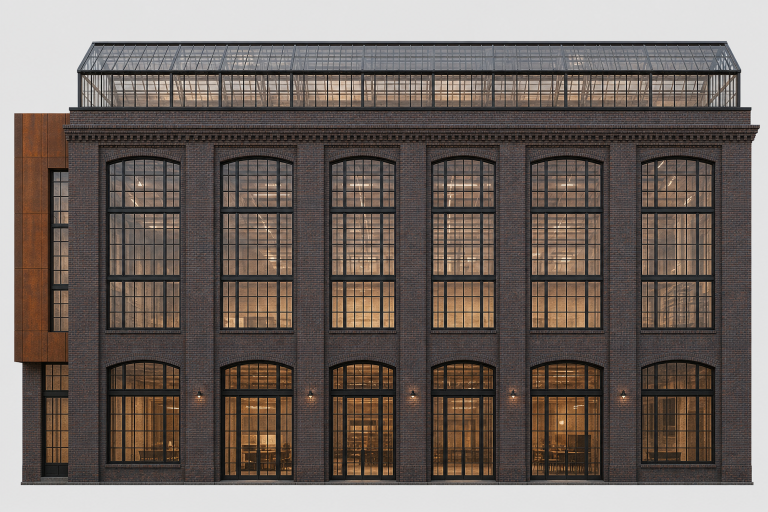
#> input picture tools/archetype_compiler/facade_sources_openai_catalog/industrial-brick-powerstation-v1.png, 1536 x 1024 px, given in place of sticker-front.png, which was not available (shown at 1/2 size)
$ python prepare_belle_epoque_sticker_atlases_v92.py
#> lines starting #> are read from the running program, lines starting #| are printed output that depends on the picture; pictures that were not available may be replaced by others from this repository, and a replacement may not be noted
"""Prepare seam-matched elevation stickers and polar dome atlases for V92."""
from __future__ import annotations

import argparse
import math
from pathlib import Path

from PIL import Image


REPO = Path(__file__).resolve().parents[2]
SOURCE = REPO / "docs/reviews/catalogue-rollout-v91/three-all-surface-sticker-pilot/belle-epoque-grand-magasin"
DEFAULT_OUTPUT = Path(__file__).resolve().parent / "sticker_assets/belle_epoque_v92"


def _edge_strip(image: Image.Image, side: str, width: int) -> Image.Image:
    if side == "left":
        return image.crop((0, 0, width, image.height))
    return image.crop((image.width - width, 0, image.width, image.height))


def _paste_edge(image: Image.Image, strip: Image.Image, side: str, width: int) -> None:
    strip = strip.resize((width, image.height), Image.Resampling.LANCZOS)
    # Full correction at the seam, tapering to zero at the inner edge.
    alpha = Image.new("L", (width, image.height))
    pixels = alpha.load()
    for x in range(width):
        distance = x if side == "left" else width - 1 - x
        value = round(255 * max(0.0, 1.0 - distance / max(width - 1, 1)))
        for y in range(image.height):
            pixels[x, y] = value
    box = (0, 0) if side == "left" else (image.width - width, 0)
    image.paste(strip, box, alpha)


def blend_pair(a: Image.Image, side_a: str, b: Image.Image, side_b: str, width: int = 72) -> None:
    common_height = max(a.height, b.height)
    edge_a = _edge_strip(a, side_a, min(width, a.width)).resize((width, common_height), Image.Resampling.LANCZOS)
    edge_b = _edge_strip(b, side_b, min(width, b.width)).resize((width, common_height), Image.Resampling.LANCZOS)
    shared = Image.blend(edge_a, edge_b, 0.5)
    _paste_edge(a, shared, side_a, min(width, a.width))
    _paste_edge(b, shared, side_b, min(width, b.width))


def polar_unwrap(source: Image.Image, centre: tuple[float, float], radius: float, size: tuple[int, int]) -> Image.Image:
    """Convert a plan-view circular dome into base-to-apex equirectangular UVs."""
    width, height = size
    source = source.convert("RGB")
    output = Image.new("RGB", size)
    src = source.load()
    dst = output.load()
    for y in range(height):
        v = y / max(height - 1, 1)
        # PIL rows run top-to-bottom while Blender UV v runs bottom-to-top:
        # the output top is the dome apex (source centre), bottom is its spring.
        r = radius * v
        for x in range(width):
            angle = math.tau * x / max(width - 1, 1)
            sx = max(0.0, min(source.width - 1.001, centre[0] + r * math.cos(angle)))
            sy = max(0.0, min(source.height - 1.001, centre[1] + r * math.sin(angle)))
            x0, y0 = int(sx), int(sy)
            x1, y1 = min(x0 + 1, source.width - 1), min(y0 + 1, source.height - 1)
            fx, fy = sx - x0, sy - y0
            p00, p10, p01, p11 = src[x0, y0], src[x1, y0], src[x0, y1], src[x1, y1]
            dst[x, y] = tuple(round(
                p00[c] * (1-fx) * (1-fy) + p10[c] * fx * (1-fy)
                + p01[c] * (1-fx) * fy + p11[c] * fx * fy
            ) for c in range(3))
    return output


def prepare(output: Path) -> None:
    output.mkdir(parents=True, exist_ok=True)
    front = Image.open(SOURCE / "sticker-front.png").convert("RGB")
#> front is the input picture: PIL image 1536x1024 RGB; mean R, G, B 112.4, 102.3, 96.4
    left = Image.open(SOURCE / "sticker-left.png").convert("RGB")
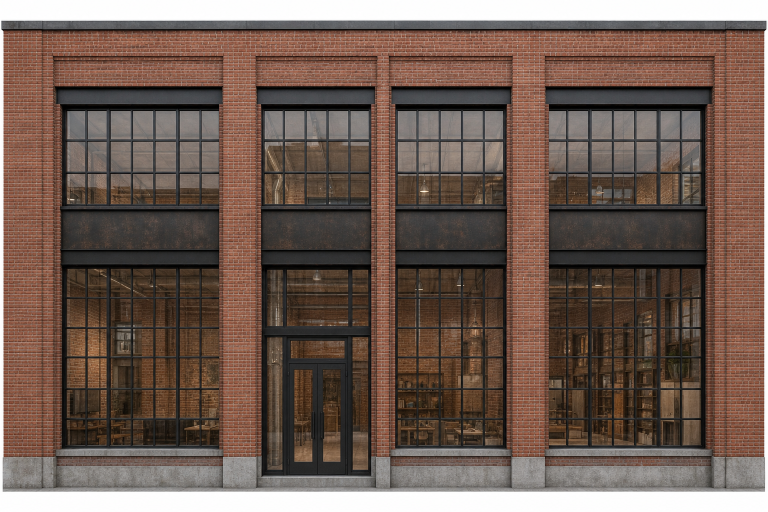
#> input picture tools/archetype_compiler/facade_sources_openai_catalog/toronto-junction-brick-factory-v1.png, 1536 x 1024 px, given in place of sticker-left.png, which was not available (shown at 1/2 size)
#> left is the input picture: PIL image 1536x1024 RGB; mean R, G, B 112.4, 92.6, 82.9
    corner = Image.open(SOURCE / "sticker-front-left.png").convert("RGB")
    # Corner u=0 meets the left elevation; corner u=1 meets the front.
    blend_pair(left, "right", corner, "left")
#> in _edge_strip, `return image.crop((image.width - width, 0, image.width, image.height))`:
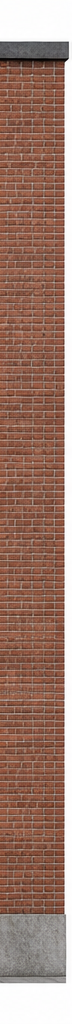
#> returned value: PIL image 72x1024 RGB; mean R, G, B 157.2, 123.2, 109.9
#> call 2 of _edge_strip, with side = 'left', width = 72
#> in _edge_strip (call 2), `return image.crop((0, 0, width, image.height))`:
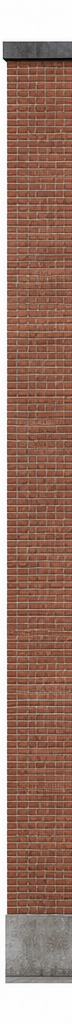
#> returned value: PIL image 72x1024 RGB; mean R, G, B 155.8, 121.5, 107.9
#> in blend_pair, `shared = Image.blend(edge_a, edge_b, 0.5)`:
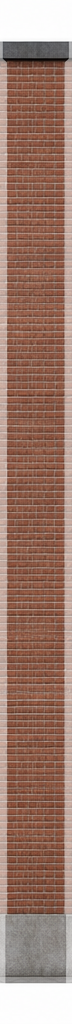
#> shared: PIL image 72x1024 RGB; mean R, G, B 156.2, 122.1, 108.7
#> in _paste_edge, `alpha = Image.new("L", (width, image.height))`: alpha: PIL image 72x1024 L; every value is 0
    blend_pair(front, "left", corner, "right")
#> call 2 of blend_pair, with side_a = 'left', side_b = 'right', width = 72
#> call 3 of _edge_strip, with side = 'left', width = 72
#> in _edge_strip (call 3), `return image.crop((0, 0, width, image.height))`:
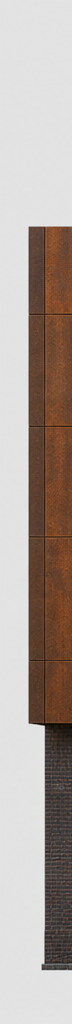
#> returned value: PIL image 72x1024 RGB; mean R, G, B 176.8, 164.5, 157.8
#> in blend_pair (call 2), `shared = Image.blend(edge_a, edge_b, 0.5)`:
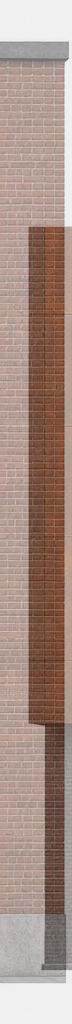
#> shared: PIL image 72x1024 RGB; mean R, G, B 166.7, 143.6, 133.6
#> call 4 of _paste_edge, with side = 'right', width = 72
#> in _paste_edge (call 4), `image.paste(strip, box, alpha)`:
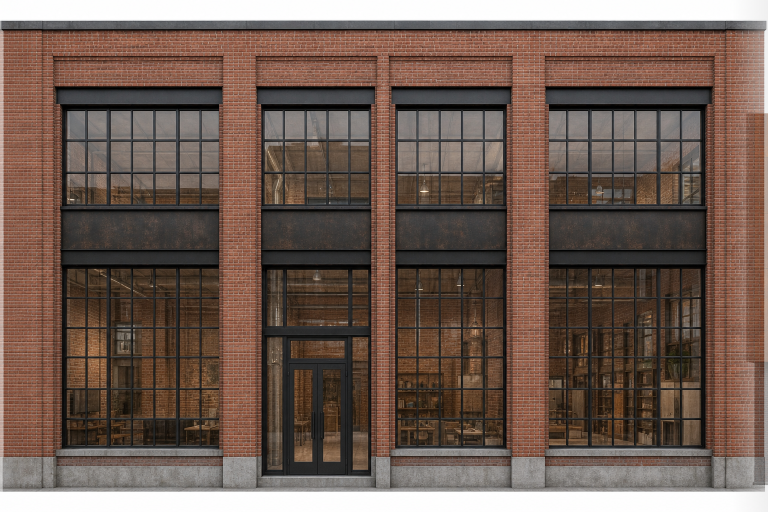
#> image: PIL image 1536x1024 RGB (shown at 1/2 size); mean R, G, B 112.1, 92.3, 82.6
    front.save(output / "front_seam_matched.jpg", quality=94, subsampling=0)
    left.save(output / "left_seam_matched.jpg", quality=94, subsampling=0)
    corner.save(output / "corner_seam_matched.jpg", quality=94, subsampling=0)

#> (the run stopped early here; a loop or call above may not have finished)
